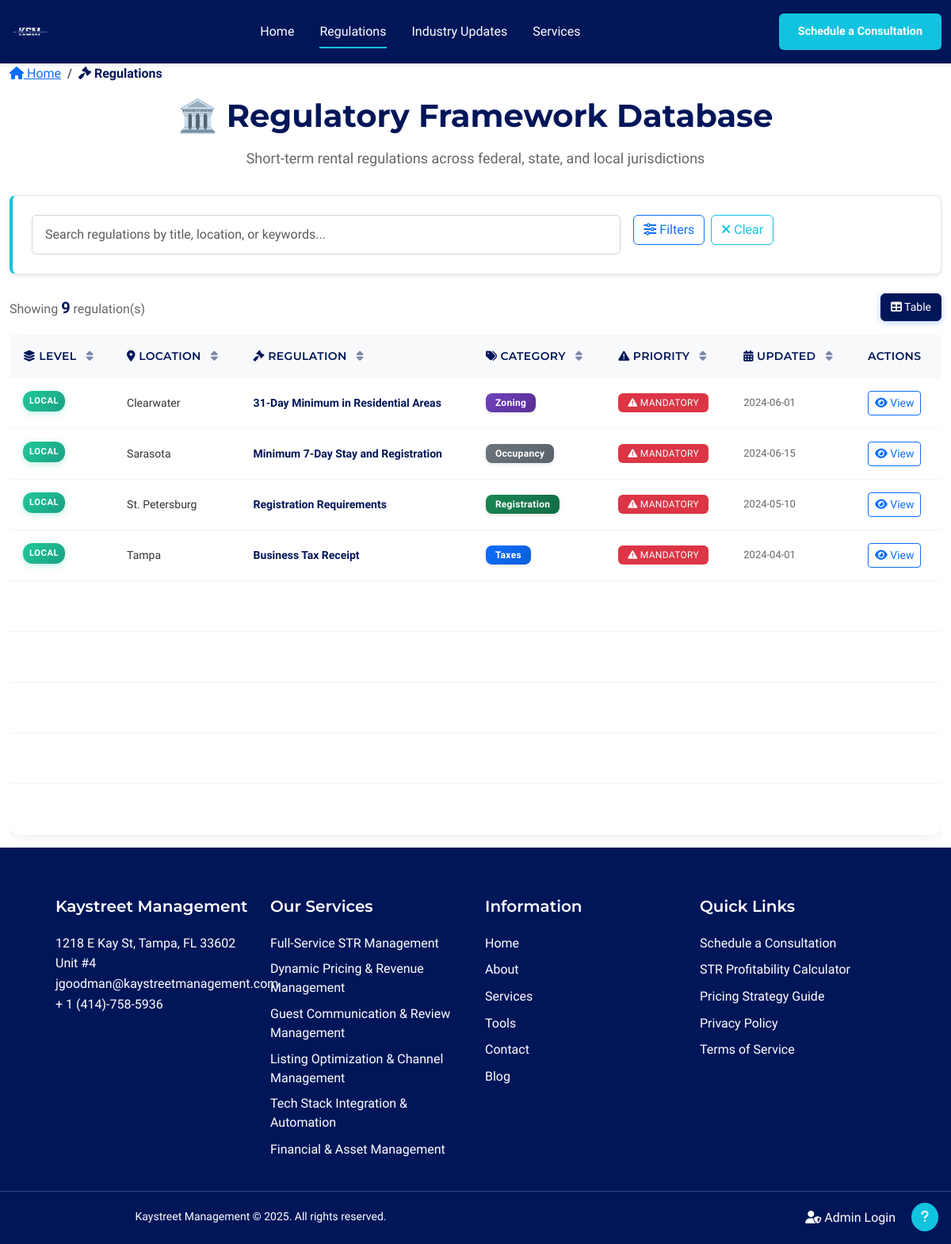
The page /regulations on the database its author committed.
### models.py (models this page shows, shortened)
class Regulation(db.Model):
    id = db.Column(db.Integer, primary_key=True)
    jurisdiction_level = db.Column(db.String(50), nullable=False)  # National, State, Local
    location = db.Column(db.String(100), nullable=False)
    title = db.Column(db.String(200), nullable=False)
    key_requirements = db.Column(db.Text, nullable=False)
    last_updated = db.Column(db.Date, nullable=False)
    category = db.Column(db.String(50), nullable=False, default='Legal')  # Legal, Licensing, Taxes, Zoning, Occupancy, Registration, Discrimination
    compliance_level = db.Column(db.String(20), nullable=False, default='Mandatory')  # Mandatory, Recommended, Optional
    property_type = db.Column(db.String(50), nullable=False, default='Both')  # Residential, Commercial, Both
    effective_date = db.Column(db.Date, nullable=True)  # When regulation becomes effective
    expiry_date = db.Column(db.Date, nullable=True)  # When regulation expires (if applicable)
    keywords = db.Column(db.Text, nullable=True)  # Comma-separated keywords for better search
    created_at = db.Column(db.DateTime, default=datetime.utcnow)

### app/blueprints/main.py (the view)
@main_bp.route('/regulations')
def regulations():
    filters = {
        'jurisdiction': request.args.get('jurisdiction', '').strip(),
        'location': request.args.get('location', '').strip(),
        'category': request.args.get('category', '').strip(),
        'search': request.args.get('search', '').strip()
    }
    regulations = RegulationService.get_filtered_regulations(filters)
    filter_options = RegulationService.get_filter_options()
    saved_searches = RegulationService.get_public_saved_searches()
    return render_template('regulations.html',
                         regulations=regulations,
                         all_jurisdictions=filter_options['jurisdictions'],
                         all_locations=filter_options['locations'],
                         all_categories=filter_options['categories'],
                         current_jurisdiction=filters['jurisdiction'],
                         current_location=filters['location'],
                         current_category=filters['category'],
                         current_search=filters['search'],
                         saved_searches=saved_searches)

### templates/regulations.html (shortened to what this page needs)
{% extends "base.html" %}
{% block content %}
<div class="container-fluid">
    <nav aria-label="breadcrumb" class="mb-3">
        <ol class="breadcrumb">
            <li class="breadcrumb-item">
                <a href="{{ url_for('main.index') }}"><i class="fas fa-home"></i> Home</a>
            </li>
            <li class="breadcrumb-item active" aria-current="page">
                <i class="fas fa-gavel"></i> Regulations
            </li>
        </ol>
    </nav>
    <div class="text-center mb-4">
        <h1 class="regulations-title">🏛️ Regulatory Framework Database</h1>
        <p class="regulations-subtitle text-muted">
            Short-term rental regulations across federal, state, and local jurisdictions
        </p>
    </div>
    <div class="regulations-filter-section mb-4">
        <div class="filter-card">
            <div class="filter-body">
                <div class="row g-3">
                    <div class="col-lg-8">
                        <div class="position-relative">
                            <input type="text"
                                   class="form-control form-control-lg regulations-search-input"
                                   id="searchInput"
                                   placeholder="Search regulations by title, location, or keywords..."
                                   value="{{ current_search }}"
                                   autocomplete="off">
                        </div>
                    </div>
                    <div class="col-lg-4">
                        <div class="d-flex gap-2">
                            <button class="btn btn-outline-primary" onclick="openAdvancedSearch()">
                                <i class="fas fa-sliders-h"></i> Filters
                            </button>
                            <button class="btn btn-outline-secondary" id="clearFiltersBtn">
                                <i class="fas fa-times"></i> Clear
                            </button>
                        </div>
                    </div>
                </div>
            </div>
        </div>
    </div>
    <div class="d-flex justify-content-between align-items-center mb-3">
        <div class="results-count">
            <span class="text-muted">Showing</span>
            <strong id="resultCount">{{ regulations|length }}</strong>
            <span class="text-muted">regulation(s)</span>
        </div>
        <div class="view-options">
            <div class="btn-group btn-group-sm" role="group">
                <button type="button" class="btn btn-outline-secondary active" data-view="table">
                    <i class="fas fa-table"></i> Table
                </button>
            </div>
        </div>
    </div>
    <div class="regulations-container" id="regulationsContainer">
        <div class="table-view" id="tableView">
            <div class="table-responsive">
                <table class="table table-hover regulations-table" id="regulationsTable">
                    <thead class="table-light">
                        <tr>
                            <th class="sortable" data-sort="jurisdiction_level">
                                <i class="fas fa-layer-group"></i> Level
                                <i class="fas fa-sort sort-icon"></i>
                            </th>
                            <th class="sortable" data-sort="location">
                                <i class="fas fa-map-marker-alt"></i> Location
                                <i class="fas fa-sort sort-icon"></i>
                            </th>
                            <th class="sortable" data-sort="title">
                                <i class="fas fa-gavel"></i> Regulation
                                <i class="fas fa-sort sort-icon"></i>
                            </th>
                            <th class="sortable" data-sort="category">
                                <i class="fas fa-tags"></i> Category
                                <i class="fas fa-sort sort-icon"></i>
                            </th>
                            <th class="sortable" data-sort="compliance_level">
                                <i class="fas fa-exclamation-triangle"></i> Priority
                                <i class="fas fa-sort sort-icon"></i>
                            </th>
                            <th class="sortable" data-sort="last_updated">
                                <i class="fas fa-calendar-alt"></i> Updated
                                <i class="fas fa-sort sort-icon"></i>
                            </th>
                            <th>Actions</th>
                        </tr>
                    </thead>
                    <tbody id="regulationsTableBody">
                        {% for regulation in regulations %}
                        <tr class="regulation-row" data-regulation-id="{{ regulation.id }}">
                            <td>
                                <span class="jurisdiction-badge jurisdiction-{{ regulation.jurisdiction_level.lower() }}">
                                    {{ regulation.jurisdiction_level }}
                                </span>
                            </td>
                            <td class="location-cell">{{ regulation.location }}</td>
                            <td class="title-cell">
                                <a href="{{ url_for('main.regulation_detail', id=regulation.id) }}"
                                   class="regulation-title-link text-decoration-none">
                                    {{ regulation.title }}
                                </a>
                            </td>
                            <td>
                                <span class="badge category-badge category-{{ regulation.category.lower().replace(' ', '-') }}">
                                    {{ regulation.category }}
                                </span>
                            </td>
                            <td>
                                {% if regulation.compliance_level == 'Mandatory' %}
                                <span class="badge bg-danger">
                                    <i class="fas fa-exclamation-triangle"></i> Mandatory
                                </span>
                                {% elif regulation.compliance_level == 'Recommended' %}
                                <span class="badge bg-warning">
                                    <i class="fas fa-info-circle"></i> Recommended
                                </span>
                                {% else %}
                                <span class="badge bg-secondary">
                                    <i class="fas fa-minus-circle"></i> Optional
                                </span>
                                {% endif %}
                            </td>
                            <td class="date-cell">{{ regulation.last_updated.strftime('%Y-%m-%d') }}</td>
                            <td>
                                <a href="{{ url_for('main.regulation_detail', id=regulation.id) }}"
                                   class="btn btn-sm btn-outline-primary">
                                    <i class="fas fa-eye"></i> View
                                </a>
                            </td>
                        </tr>
                        {% endfor %}
                    </tbody>
                </table>
            </div>
        </div>
    </div>
</div>
<div class="position-fixed bottom-0 end-0 p-3" style="z-index: 1000;">
    <button class="btn btn-primary rounded-circle" data-bs-toggle="modal" data-bs-target="#helpModal" title="Help">
        <i class="fas fa-question"></i>
    </button>
</div>
{% endblock %}

### rows shown on the page
Regulation: jurisdiction_level "LOCAL", location "Clearwater", title "31-Day Minimum in Residential Areas", category "Zoning", compliance_level "Mandatory" (drawn), last_updated "2024-06-01"
Regulation: jurisdiction_level "LOCAL", location "Sarasota", title "Minimum 7-Day Stay and Registration", category "Occupancy", compliance_level "Mandatory" (drawn), last_updated "2024-06-15"
Regulation: jurisdiction_level "LOCAL", location "St. Petersburg", title "Registration Requirements", category "Registration", compliance_level "Mandatory" (drawn), last_updated "2024-05-10"
Regulation: jurisdiction_level "LOCAL", location "Tampa", title "Business Tax Receipt", category "Taxes", compliance_level "Mandatory" (drawn), last_updated "2024-04-01"

### other values the page prints
{{ regulations|length }} "9"
